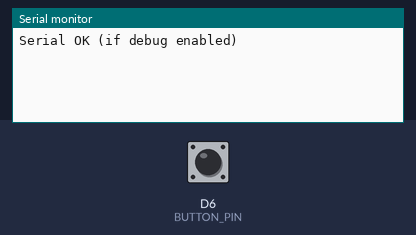
Bench run of a sketch on a simulated ESP8266 (NodeMCU). On the bench: the last lines printed to the serial monitor. The test bench sets the inputs (shaded band); at power-on: D6 (BUTTON_PIN) HIGH.

Above: at 1.2 s.
1.3 s: D6 (BUTTON_PIN) pulled LOW for 0.15 s
At 1.8 s:
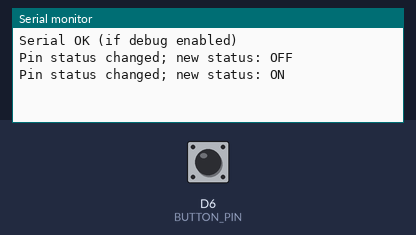
2.9 s: D6 (BUTTON_PIN) pulled LOW for 1 s
At 3.5 s:
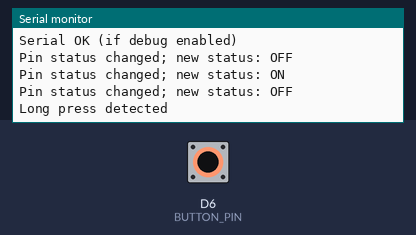
5.4 s: D6 (BUTTON_PIN) pulsed LOW 2 times (0.12 s each, 0.3 s apart)
At 5.82 s:
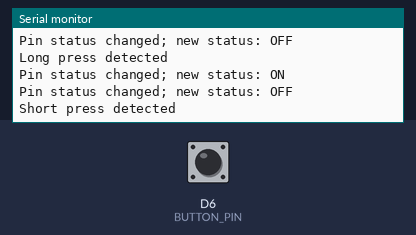

Measured:
- after the input at 1.3 s, the serial monitor: prints a new line at once (image 1)
- after the input at 2.9 s, the serial monitor: prints a new line at once (image 2)
- after the input at 5.4 s, the serial monitor: prints a new line after 0.30 s (image 3)

The sketch:

ESP_INTERUPT_TEST.ino
```cpp
#include <Arduino.h>


// ==================== TUNEABLE PARAMETERS ====================

// Uncomment these lines in order to activate Serial debug
#define DEBUG
#define DEBUGLIB_BAUDS 115200

// Button is used to permit MAC or enter WEB server mode
#define BUTTON_PIN D6

// button press durations:
// regular: Add last MAC
// long: Go AP Server mode (creates its own WiFi)
#define PIN_LONG_PRESS_MS 1000

volatile bool lastPinStatus = true;
volatile bool pinStatus = true;
volatile unsigned long pinLastTrigger = 0;
volatile bool shortPress = false;
volatile bool longPress = false;


// ==================== Function definitions ====================
void setup();
void loop();
void pinInterrupt();


// ==================== Debug functionality; simplified, taken from: https://github.com/Naguissa/uDebugLib ====================
#ifdef DEBUG
	#define uDebugLibInit() Serial.begin(DEBUGLIB_BAUDS)
	#define DEBUG_PRINT Serial.print
	#define DEBUG_PRINTLN Serial.println
#else
	#define uDebugLibInit()
	#define DEBUG_PRINT
	#define DEBUG_PRINTLN
#endif


// ==================== Setup functions ====================


// This section of code runs only once at start-up.
void setup() {
	uDebugLibInit();
	DEBUG_PRINTLN("Serial OK (if debug enabled)");

	pinMode(BUTTON_PIN, INPUT_PULLUP);
	attachInterrupt(digitalPinToInterrupt(BUTTON_PIN), pinInterrupt, CHANGE);
}


//
// ==================== LOOP ====================
//

void loop() {
	if (lastPinStatus != pinStatus) {
		lastPinStatus = pinStatus;
		DEBUG_PRINT("Pin status changed; new status: ");
		DEBUG_PRINTLN(pinStatus ? "ON" : "OFF");
	}

	if (shortPress) {
		shortPress = false;
		DEBUG_PRINTLN("Short press detected");
	}
	if (longPress) {
		longPress = false;
		DEBUG_PRINTLN("Long press detected");
	}

}


// ==================== PIN CHANGE INTERRUPT ====================

ICACHE_RAM_ATTR void pinInterrupt() {
	bool prev = pinStatus;
	pinStatus = digitalRead(BUTTON_PIN);

	if (prev == pinStatus) {
		return;  // Skip, duplicate
	}
	if (pinStatus) { // Pressed
		pinLastTrigger = millis();
	} else { // release
		if (pinLastTrigger == 0) {
			return; // Release without press? Any failure
		}
		if (millis() > pinLastTrigger + PIN_LONG_PRESS_MS) { //  Long press
			longPress = true;
		} else { // Short press
			shortPress = true;
		}
		pinLastTrigger = 0;
	}
}
```
